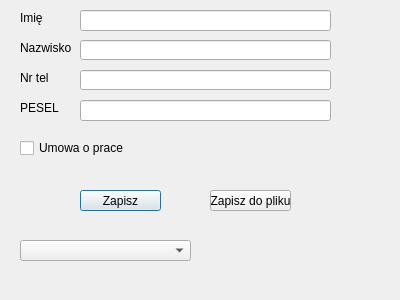
<?xml version="1.0" encoding="UTF-8"?>
<ui version="4.0">
 <class>Dialog</class>
 <widget class="QDialog" name="Dialog">
  <property name="geometry">
   <rect>
    <x>0</x>
    <y>0</y>
    <width>400</width>
    <height>300</height>
   </rect>
  </property>
  <property name="windowTitle">
   <string>Dialog</string>
  </property>
  <widget class="QLabel" name="label">
   <property name="geometry">
    <rect>
     <x>20</x>
     <y>10</y>
     <width>191</width>
     <height>16</height>
    </rect>
   </property>
   <property name="text">
    <string>Imię</string>
   </property>
  </widget>
  <widget class="QLabel" name="label_2">
   <property name="geometry">
    <rect>
     <x>20</x>
     <y>40</y>
     <width>171</width>
     <height>16</height>
    </rect>
   </property>
   <property name="text">
    <string>Nazwisko</string>
   </property>
  </widget>
  <widget class="QLabel" name="label_3">
   <property name="geometry">
    <rect>
     <x>20</x>
     <y>70</y>
     <width>161</width>
     <height>16</height>
    </rect>
   </property>
   <property name="text">
    <string>Nr tel</string>
   </property>
  </widget>
  <widget class="QLabel" name="label_4">
   <property name="geometry">
    <rect>
     <x>20</x>
     <y>100</y>
     <width>181</width>
     <height>16</height>
    </rect>
   </property>
   <property name="text">
    <string>PESEL</string>
   </property>
  </widget>
  <widget class="QCheckBox" name="umowa">
   <property name="geometry">
    <rect>
     <x>20</x>
     <y>140</y>
     <width>171</width>
     <height>16</height>
    </rect>
   </property>
   <property name="text">
    <string>Umowa o prace</string>
   </property>
  </widget>
  <widget class="QPushButton" name="zapisz">
   <property name="geometry">
    <rect>
     <x>80</x>
     <y>190</y>
     <width>81</width>
     <height>21</height>
    </rect>
   </property>
   <property name="text">
    <string>Zapisz</string>
   </property>
  </widget>
  <widget class="QLineEdit" name="imie">
   <property name="geometry">
    <rect>
     <x>80</x>
     <y>10</y>
     <width>251</width>
     <height>21</height>
    </rect>
   </property>
  </widget>
  <widget class="QLineEdit" name="nazwisko">
   <property name="geometry">
    <rect>
     <x>80</x>
     <y>40</y>
     <width>251</width>
     <height>20</height>
    </rect>
   </property>
  </widget>
  <widget class="QLineEdit" name="nrtel">
   <property name="geometry">
    <rect>
     <x>80</x>
     <y>70</y>
     <width>251</width>
     <height>20</height>
    </rect>
   </property>
   <property name="maxLength">
    <number>9</number>
   </property>
  </widget>
  <widget class="QLineEdit" name="pesel">
   <property name="geometry">
    <rect>
     <x>80</x>
     <y>100</y>
     <width>251</width>
     <height>21</height>
    </rect>
   </property>
   <property name="maxLength">
    <number>11</number>
   </property>
  </widget>
  <widget class="QComboBox" name="lista">
   <property name="geometry">
    <rect>
     <x>20</x>
     <y>240</y>
     <width>171</width>
     <height>21</height>
    </rect>
   </property>
  </widget>
  <widget class="QPushButton" name="zapiszplik">
   <property name="geometry">
    <rect>
     <x>210</x>
     <y>190</y>
     <width>81</width>
     <height>21</height>
    </rect>
   </property>
   <property name="text">
    <string>Zapisz do pliku</string>
   </property>
  </widget>
 </widget>
 <resources/>
 <connections/>
</ui>
